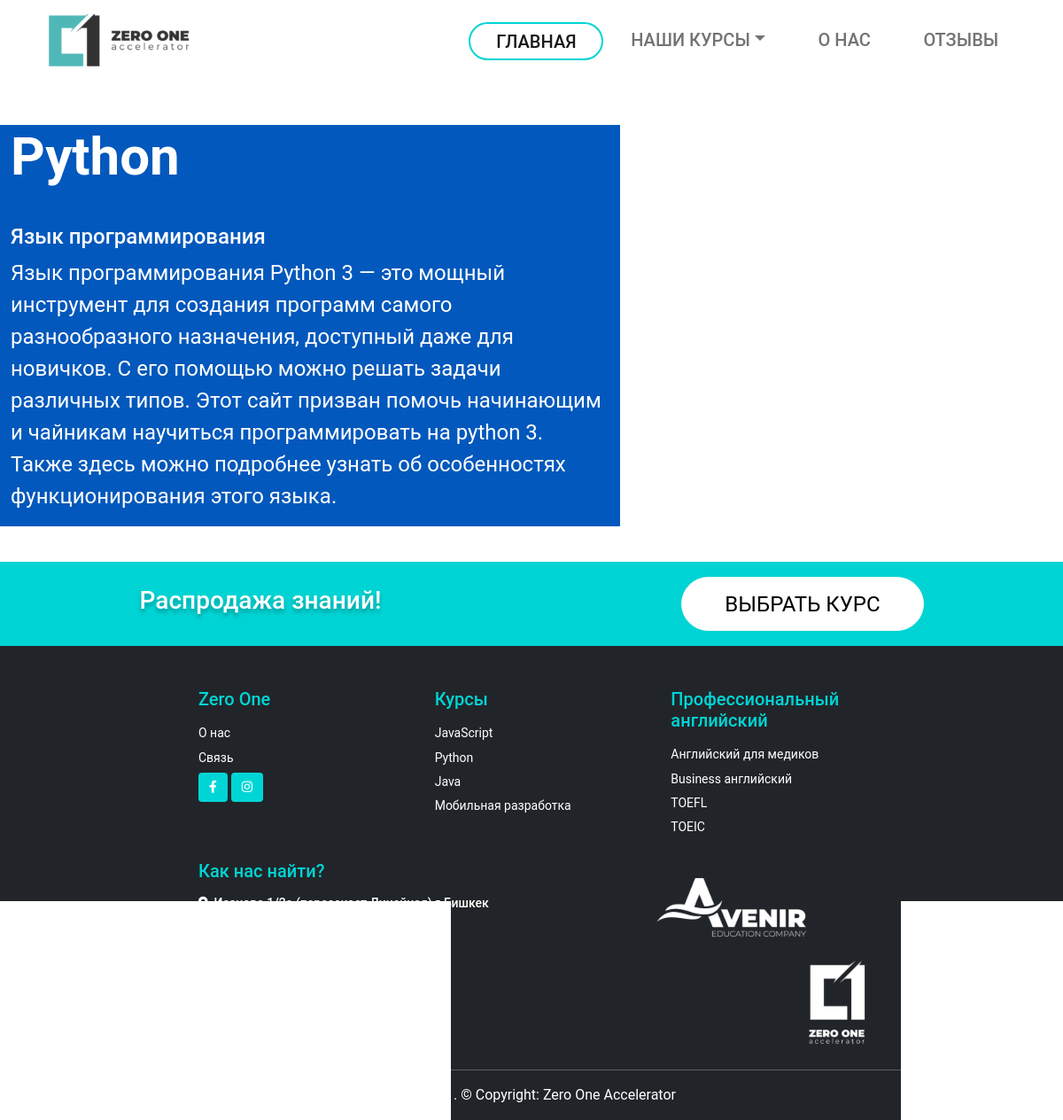
The page /courses/1/ on the database its author committed.
### main/models.py (models this page shows, shortened)
class Courses(models.Model):
    name = models.CharField("Имя курса", max_length=100)
    description = models.TextField("Описание")
    image = models.ImageField("Изображение", upload_to="images/")
    price = models.PositiveIntegerField("Стоимость", default=7000,
                                        help_text="указывать сумму в сомах")
    draft = models.BooleanField("Черновик", default=False)
    class Meta:
        verbose_name = "Курс"
        verbose_name_plural = "Курсы"

### main/views.py (the view)
# urls.py: path("courses/<int:pk>/", views.courses, name='courses'),
def courses(request, pk):
    course = Courses.objects.get(id=pk)
    return render(request, 'main/courses.html', {
        'course': course,
    })

### templates/main/courses.html (shortened to what this page needs)
{% extends 'base.html' %}
{% block content %}
{% load static %}
<div class="container-fluid mt-5">
    <div class="row align-items-center ">
        <div class="col-7" style="background-color: #0258BC; color: white;">
            <h2 class="header-title">{{ course.name }}</h2>
            <h4>Язык программирования</h4>
            <p class="header-description">{{ course.description }}</p>
        </div>
    </div>
</div>
<div class="row gradient-bg align-items-center">
    <div class="col-6 d-flex justify-content-center">
        <h3 class="text-sale animate__animated animate__fadeInLeft">Распродажа знаний!</h3>
    </div>
    <div class="col-6 d-flex justify-content-center">
        <button type="button" class="btn btn-light">ВЫБРАТЬ КУРС</button>
    </div>
</div>
{% endblock content %}

### static/css/style.css (style rules this page uses)
.header-title { font-size: 60px; font-weight: 600; margin-bottom: 40px; }
.header-description { font-size: 24px; }
.row.gradient-bg { margin-top: 40px; background-color: #00D3D3; padding: 17.5px 0; color: white; text-shadow: 0px 4px 4px rgba(0, 0, 0, 0.25); }
.btn-light { background: #fff; border-radius: 50px; font: inherit; font-size: 24px; padding: .7rem 3rem; }

### rows shown on the page
Courses: name "Python", description "Язык программирования Python 3 — это мощный инструмент для создания программ самого разнообразного назначения, доступный даже для новичков. С его помощью можно решать задачи различных типов. Этот сайт призван помочь начинающим и чайникам научиться программировать на python 3. Также здесь можно подробнее узнать об особенностях функционирования этого языка."
